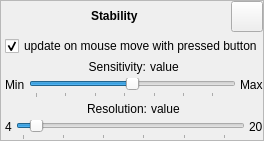
              <widget class="QFrame" name="frameStability">
               <property name="sizePolicy">
                <sizepolicy hsizetype="Expanding" vsizetype="Expanding">
                 <horstretch>0</horstretch>
                 <verstretch>0</verstretch>
                </sizepolicy>
               </property>
               <property name="frameShape">
                <enum>QFrame::StyledPanel</enum>
               </property>
               <property name="frameShadow">
                <enum>QFrame::Raised</enum>
               </property>
               <layout class="QVBoxLayout" name="verticalLayout_40">
                <property name="spacing">
                 <number>4</number>
                </property>
                <property name="leftMargin">
                 <number>0</number>
                </property>
                <property name="topMargin">
                 <number>0</number>
                </property>
                <property name="rightMargin">
                 <number>0</number>
                </property>
                <property name="bottomMargin">
                 <number>0</number>
                </property>
                <item>
                 <layout class="QHBoxLayout" name="horizontalLayout_78">
                  <property name="spacing">
                   <number>4</number>
                  </property>
                  <item>
                   <spacer name="horizontalSpacerXZ1_4">
                    <property name="sizePolicy">
                     <sizepolicy hsizetype="Minimum" vsizetype="Minimum">
                      <horstretch>0</horstretch>
                      <verstretch>0</verstretch>
                     </sizepolicy>
                    </property>
                    <property name="orientation">
                     <enum>Qt::Horizontal</enum>
                    </property>
                    <property name="sizeHint" stdset="0">
                     <size>
                      <width>0</width>
                      <height>0</height>
                     </size>
                    </property>
                   </spacer>
                  </item>
                  <item>
                   <widget class="QLabel" name="labelCpt_4">
                    <property name="sizePolicy">
                     <sizepolicy hsizetype="Fixed" vsizetype="Maximum">
                      <horstretch>0</horstretch>
                      <verstretch>0</verstretch>
                     </sizepolicy>
                    </property>
                    <property name="font">
                     <font>
                      <weight>75</weight>
                      <bold>true</bold>
                     </font>
                    </property>
                    <property name="text">
                     <string>Stability</string>
                    </property>
                   </widget>
                  </item>
                  <item>
                   <spacer name="horizontalSpacerXZ2_4">
                    <property name="sizePolicy">
                     <sizepolicy hsizetype="Minimum" vsizetype="Minimum">
                      <horstretch>0</horstretch>
                      <verstretch>0</verstretch>
                     </sizepolicy>
                    </property>
                    <property name="orientation">
                     <enum>Qt::Horizontal</enum>
                    </property>
                    <property name="sizeHint" stdset="0">
                     <size>
                      <width>0</width>
                      <height>0</height>
                     </size>
                    </property>
                   </spacer>
                  </item>
                  <item>
                   <widget class="QToolButton" name="pushStability">
                    <property name="sizePolicy">
                     <sizepolicy hsizetype="Fixed" vsizetype="Fixed">
                      <horstretch>0</horstretch>
                      <verstretch>0</verstretch>
                     </sizepolicy>
                    </property>
                    <property name="maximumSize">
                     <size>
                      <width>16777215</width>
                      <height>16777215</height>
                     </size>
                    </property>
                    <property name="font">
                     <font>
                      <weight>75</weight>
                      <italic>false</italic>
                      <bold>true</bold>
                     </font>
                    </property>
                    <property name="text">
                     <string/>
                    </property>
                    <property name="icon">
                     <iconset resource="../../libs/guibase/guibase.qrc">
                      <normaloff>:/images/mini_rect.png</normaloff>:/images/mini_rect.png</iconset>
                    </property>
                    <property name="iconSize">
                     <size>
                      <width>24</width>
                      <height>24</height>
                     </size>
                    </property>
                   </widget>
                  </item>
                 </layout>
                </item>
                <item>
                 <widget class="QWidget" name="widget_6" native="true">
                  <layout class="QHBoxLayout" name="horizontalLayout_55">
                   <property name="spacing">
                    <number>4</number>
                   </property>
                   <property name="leftMargin">
                    <number>0</number>
                   </property>
                   <property name="topMargin">
                    <number>0</number>
                   </property>
                   <property name="rightMargin">
                    <number>0</number>
                   </property>
                   <property name="bottomMargin">
                    <number>0</number>
                   </property>
                   <item>
                    <widget class="QFrame" name="w_stabilityWidget">
                     <property name="sizePolicy">
                      <sizepolicy hsizetype="Expanding" vsizetype="Expanding">
                       <horstretch>0</horstretch>
                       <verstretch>0</verstretch>
                      </sizepolicy>
                     </property>
                     <property name="maximumSize">
                      <size>
                       <width>16777215</width>
                       <height>16777215</height>
                      </size>
                     </property>
                     <property name="palette">
                      <palette>
                       <active>
                        <colorrole role="Base">
                         <brush brushstyle="SolidPattern">
                          <color alpha="255">
                           <red>255</red>
                           <green>255</green>
                           <blue>255</blue>
                          </color>
                         </brush>
                        </colorrole>
                        <colorrole role="Window">
                         <brush brushstyle="SolidPattern">
                          <color alpha="255">
                           <red>135</red>
                           <green>135</green>
                           <blue>135</blue>
                          </color>
                         </brush>
                        </colorrole>
                       </active>
                       <inactive>
                        <colorrole role="Base">
                         <brush brushstyle="SolidPattern">
                          <color alpha="255">
                           <red>255</red>
                           <green>255</green>
                           <blue>255</blue>
                          </color>
                         </brush>
                        </colorrole>
                        <colorrole role="Window">
                         <brush brushstyle="SolidPattern">
                          <color alpha="255">
                           <red>135</red>
                           <green>135</green>
                           <blue>135</blue>
                          </color>
                         </brush>
                        </colorrole>
                       </inactive>
                       <disabled>
                        <colorrole role="Base">
                         <brush brushstyle="SolidPattern">
                          <color alpha="255">
                           <red>135</red>
                           <green>135</green>
                           <blue>135</blue>
                          </color>
                         </brush>
                        </colorrole>
                        <colorrole role="Window">
                         <brush brushstyle="SolidPattern">
                          <color alpha="255">
                           <red>135</red>
                           <green>135</green>
                           <blue>135</blue>
                          </color>
                         </brush>
                        </colorrole>
                       </disabled>
                      </palette>
                     </property>
                     <property name="autoFillBackground">
                      <bool>true</bool>
                     </property>
                     <layout class="QVBoxLayout" name="verticalLayout_24">
                      <property name="spacing">
                       <number>4</number>
                      </property>
                      <property name="leftMargin">
                       <number>0</number>
                      </property>
                      <property name="topMargin">
                       <number>0</number>
                      </property>
                      <property name="rightMargin">
                       <number>0</number>
                      </property>
                      <property name="bottomMargin">
                       <number>0</number>
                      </property>
                     </layout>
                    </widget>
                   </item>
                   <item>
                    <layout class="QVBoxLayout" name="verticalLayout_25">
                     <item>
                      <widget class="QCheckBox" name="cb_updateStabilityOnMouseMove">
                       <property name="font">
                        <font/>
                       </property>
                       <property name="text">
                        <string>update on mouse move with pressed button</string>
                       </property>
                       <property name="checked">
                        <bool>true</bool>
                       </property>
                      </widget>
                     </item>
                     <item>
                      <spacer name="verticalSpacer">
                       <property name="orientation">
                        <enum>Qt::Vertical</enum>
                       </property>
                       <property name="sizeType">
                        <enum>QSizePolicy::MinimumExpanding</enum>
                       </property>
                       <property name="sizeHint" stdset="0">
                        <size>
                         <width>0</width>
                         <height>0</height>
                        </size>
                       </property>
                      </spacer>
                     </item>
                     <item>
                      <layout class="QVBoxLayout" name="verticalLayout_5">
                       <property name="spacing">
                        <number>4</number>
                       </property>
                       <item>
                        <layout class="QHBoxLayout" name="horizontalLayout_29">
                         <property name="spacing">
                          <number>4</number>
                         </property>
                         <item>
                          <spacer name="horizontalSpacer">
                           <property name="orientation">
                            <enum>Qt::Horizontal</enum>
                           </property>
                           <property name="sizeHint" stdset="0">
                            <size>
                             <width>0</width>
                             <height>0</height>
                            </size>
                           </property>
                          </spacer>
                         </item>
                         <item>
                          <widget class="QLabel" name="label_37">
                           <property name="sizePolicy">
                            <sizepolicy hsizetype="Fixed" vsizetype="Preferred">
                             <horstretch>0</horstretch>
                             <verstretch>0</verstretch>
                            </sizepolicy>
                           </property>
                           <property name="minimumSize">
                            <size>
                             <width>0</width>
                             <height>12</height>
                            </size>
                           </property>
                           <property name="baseSize">
                            <size>
                             <width>30</width>
                             <height>0</height>
                            </size>
                           </property>
                           <property name="font">
                            <font/>
                           </property>
                           <property name="text">
                            <string>Sensitivity:</string>
                           </property>
                           <property name="alignment">
                            <set>Qt::AlignRight|Qt::AlignTrailing|Qt::AlignVCenter</set>
                           </property>
                          </widget>
                         </item>
                         <item>
                          <widget class="QLabel" name="l_sens_val">
                           <property name="sizePolicy">
                            <sizepolicy hsizetype="Fixed" vsizetype="Preferred">
                             <horstretch>0</horstretch>
                             <verstretch>0</verstretch>
                            </sizepolicy>
                           </property>
                           <property name="minimumSize">
                            <size>
                             <width>30</width>
                             <height>12</height>
                            </size>
                           </property>
                           <property name="maximumSize">
                            <size>
                             <width>16777215</width>
                             <height>16777215</height>
                            </size>
                           </property>
                           <property name="baseSize">
                            <size>
                             <width>30</width>
                             <height>0</height>
                            </size>
                           </property>
                           <property name="font">
                            <font/>
                           </property>
                           <property name="text">
                            <string>value</string>
                           </property>
                          </widget>
                         </item>
                         <item>
                          <spacer name="horizontalSpacer_2">
                           <property name="orientation">
                            <enum>Qt::Horizontal</enum>
                           </property>
                           <property name="sizeHint" stdset="0">
                            <size>
                             <width>0</width>
                             <height>0</height>
                            </size>
                           </property>
                          </spacer>
                         </item>
                        </layout>
                       </item>
                       <item>
                        <layout class="QHBoxLayout" name="horizontalLayout_2">
                         <property name="spacing">
                          <number>4</number>
                         </property>
                         <item>
                          <widget class="QLabel" name="l_sens_min">
                           <property name="font">
                            <font/>
                           </property>
                           <property name="text">
                            <string>Min</string>
                           </property>
                           <property name="alignment">
                            <set>Qt::AlignLeading|Qt::AlignLeft|Qt::AlignTop</set>
                           </property>
                          </widget>
                         </item>
                         <item>
                          <widget class="QSlider" name="s_sensitivity">
                           <property name="minimum">
                            <number>1</number>
                           </property>
                           <property name="pageStep">
                            <number>1</number>
                           </property>
                           <property name="value">
                            <number>50</number>
                           </property>
                           <property name="orientation">
                            <enum>Qt::Horizontal</enum>
                           </property>
                           <property name="invertedAppearance">
                            <bool>false</bool>
                           </property>
                           <property name="invertedControls">
                            <bool>false</bool>
                           </property>
                           <property name="tickPosition">
                            <enum>QSlider::TicksBelow</enum>
                           </property>
                           <property name="tickInterval">
                            <number>15</number>
                           </property>
                          </widget>
                         </item>
                         <item>
                          <widget class="QLabel" name="l_sens_max">
                           <property name="font">
                            <font/>
                           </property>
                           <property name="text">
                            <string>Max</string>
                           </property>
                           <property name="alignment">
                            <set>Qt::AlignLeading|Qt::AlignLeft|Qt::AlignTop</set>
                           </property>
                          </widget>
                         </item>
                        </layout>
                       </item>
                      </layout>
                     </item>
                     <item>
                      <layout class="QVBoxLayout" name="verticalLayout_61">
                       <property name="spacing">
                        <number>4</number>
                       </property>
                       <item>
                        <layout class="QHBoxLayout" name="horizontalLayout_31">
                         <property name="spacing">
                          <number>4</number>
                         </property>
                         <item>
                          <spacer name="horizontalSpacer_5">
                           <property name="orientation">
                            <enum>Qt::Horizontal</enum>
                           </property>
                           <property name="sizeHint" stdset="0">
                            <size>
                             <width>0</width>
                             <height>0</height>
                            </size>
                           </property>
                          </spacer>
                         </item>
                         <item>
                          <widget class="QLabel" name="label_52">
                           <property name="sizePolicy">
                            <sizepolicy hsizetype="Fixed" vsizetype="Preferred">
                             <horstretch>0</horstretch>
                             <verstretch>0</verstretch>
                            </sizepolicy>
                           </property>
                           <property name="baseSize">
                            <size>
                             <width>30</width>
                             <height>0</height>
                            </size>
                           </property>
                           <property name="font">
                            <font/>
                           </property>
                           <property name="text">
                            <string>Resolution:</string>
                           </property>
                           <property name="alignment">
                            <set>Qt::AlignRight|Qt::AlignTrailing|Qt::AlignVCenter</set>
                           </property>
                          </widget>
                         </item>
                         <item>
                          <widget class="QLabel" name="l_sensRes">
                           <property name="sizePolicy">
                            <sizepolicy hsizetype="Fixed" vsizetype="Preferred">
                             <horstretch>0</horstretch>
                             <verstretch>0</verstretch>
                            </sizepolicy>
                           </property>
                           <property name="minimumSize">
                            <size>
                             <width>30</width>
                             <height>12</height>
                            </size>
                           </property>
                           <property name="baseSize">
                            <size>
                             <width>30</width>
                             <height>0</height>
                            </size>
                           </property>
                           <property name="font">
                            <font/>
                           </property>
                           <property name="text">
                            <string>value</string>
                           </property>
                          </widget>
                         </item>
                         <item>
                          <spacer name="horizontalSpacer_25">
                           <property name="orientation">
                            <enum>Qt::Horizontal</enum>
                           </property>
                           <property name="sizeHint" stdset="0">
                            <size>
                             <width>0</width>
                             <height>0</height>
                            </size>
                           </property>
                          </spacer>
                         </item>
                        </layout>
                       </item>
                       <item>
                        <layout class="QHBoxLayout" name="horizontalLayout_76">
                         <property name="spacing">
                          <number>4</number>
                         </property>
                         <item>
                          <widget class="QLabel" name="l_sensRes_min">
                           <property name="font">
                            <font/>
                           </property>
                           <property name="text">
                            <string>4</string>
                           </property>
                           <property name="alignment">
                            <set>Qt::AlignLeading|Qt::AlignLeft|Qt::AlignTop</set>
                           </property>
                          </widget>
                         </item>
                         <item>
                          <widget class="QSlider" name="s_sensRes">
                           <property name="minimum">
                            <number>4</number>
                           </property>
                           <property name="maximum">
                            <number>20</number>
                           </property>
                           <property name="value">
                            <number>5</number>
                           </property>
                           <property name="orientation">
                            <enum>Qt::Horizontal</enum>
                           </property>
                           <property name="tickPosition">
                            <enum>QSlider::TicksBelow</enum>
                           </property>
                           <property name="tickInterval">
                            <number>3</number>
                           </property>
                          </widget>
                         </item>
                         <item>
                          <widget class="QLabel" name="l_sensRes_max">
                           <property name="font">
                            <font/>
                           </property>
                           <property name="text">
                            <string>20</string>
                           </property>
                           <property name="alignment">
                            <set>Qt::AlignLeading|Qt::AlignLeft|Qt::AlignTop</set>
                           </property>
                          </widget>
                         </item>
                        </layout>
                       </item>
                      </layout>
                     </item>
                     <item>
                      <spacer name="verticalSpacer_28">
                       <property name="orientation">
                        <enum>Qt::Vertical</enum>
                       </property>
                       <property name="sizeType">
                        <enum>QSizePolicy::MinimumExpanding</enum>
                       </property>
                       <property name="sizeHint" stdset="0">
                        <size>
                         <width>0</width>
                         <height>0</height>
                        </size>
                       </property>
                      </spacer>
                     </item>
                    </layout>
                   </item>
                  </layout>
                 </widget>
                </item>
               </layout>
              </widget>
